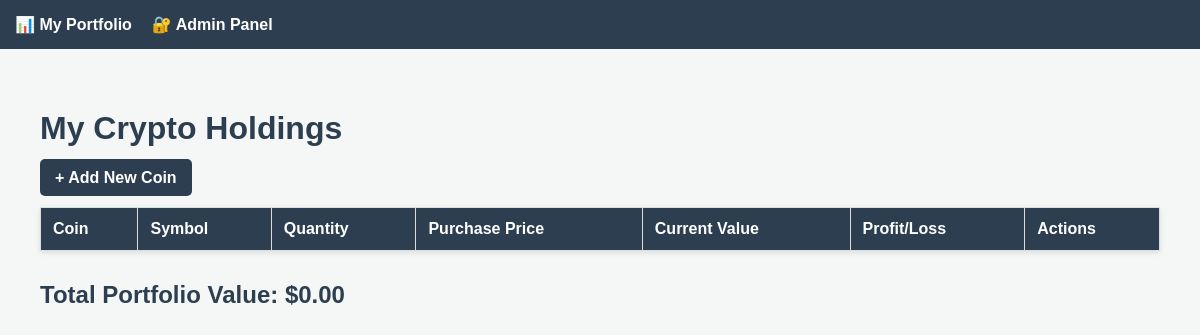
/, run on an earlier commit of the app's database.
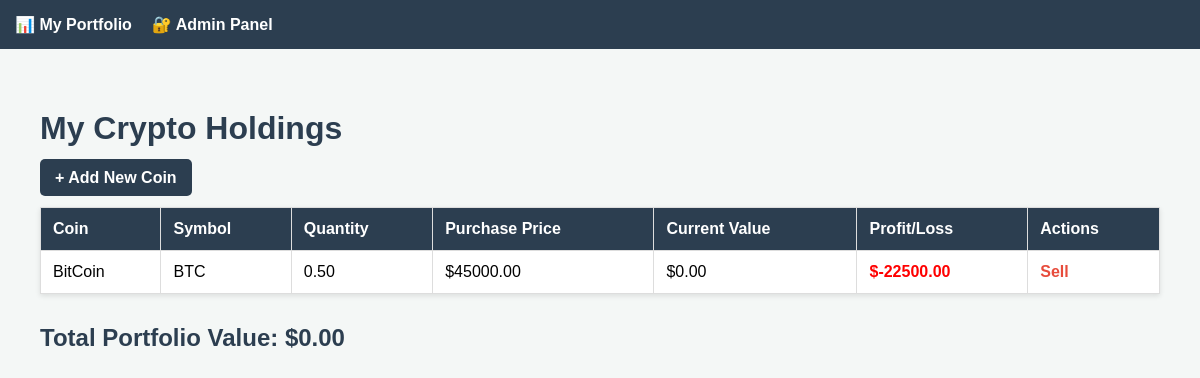
And on a later commit of the database.
### portfolio/models.py (models this page shows, shortened)
class Coin(models.Model):
    name = models.CharField(max_length=100)
    symbol = models.CharField(max_length=10)
    quantity = models.DecimalField(max_digits=20, decimal_places=10)
    price_purchased = models.DecimalField(max_digits=20, decimal_places=2)

### portfolio/views.py (the view)
# urls.py: path('', views.portfolio_list, name='portfolio_list'),
def portfolio_list(request):
    coins = Coin.objects.all()
    url = "https://api.coingecko.com/api/v3/simple/price?ids=bitcoin,ethereum&vs_currencies=usd"
    try:
        response = requests.get(url)
        data = response.json()
        prices = {
            'BTC': data.get('bitcoin', {}).get('usd', 0),
            'ETH': data.get('ethereum', {}).get('usd', 0)
        }
    except:
        prices = {'BTC': 0, 'ETH': 0}
    total_portfolio_value = 0
    for coin in coins:
        live_price = prices.get(coin.symbol.upper(), 0)
        qty = float(coin.quantity)
        bought_at = float(coin.price_purchased)
        coin.current_value = qty * live_price
        coin.profit = coin.current_value - (qty * bought_at)
        total_portfolio_value += coin.current_value
    return render(request, 'portfolio/portfolio_list.html', {
        'coins': coins,
        'total_value': total_portfolio_value
    })

### portfolio/templates/portfolio/portfolio_list.html
{% extends 'portfolio/base.html' %}
{% block content %}
<h1>My Crypto Holdings</h1>
<div style="margin-bottom: 20px;">
    <a href="{% url 'add_coin' %}" style="background-color: #2c3e50; color: white; padding: 10px 15px; text-decoration: none; border-radius: 5px; font-weight: bold;">
        + Add New Coin
    </a>
</div>
<table>
    <thead>
        <tr>
            <th>Coin</th>
            <th>Symbol</th>
            <th>Quantity</th>
            <th>Purchase Price</th>
            <th>Current Value</th>
            <th>Profit/Loss</th>
            <th>Actions</th> </tr>
    </thead>
    <tbody>
        {% for coin in coins %}
        <tr>
            <td>{{ coin.name }}</td>
            <td>{{ coin.symbol }}</td>
            <td>{{ coin.quantity|floatformat:2 }}</td>
            <td>${{ coin.price_purchased }}</td>
            <td>${{ coin.current_value|floatformat:2 }}</td>
            <td class="{% if coin.profit >= 0 %}profit{% else %}loss{% endif %}">
                ${{ coin.profit|floatformat:2 }}
            </td>
            <td>
                <a href="{% url 'delete_coin' coin.pk %}"
                   onclick="return confirm('Are you sure you want to sell/remove this coin?')"
                   style="color: #e74c3c; font-weight: bold; text-decoration: none;">
                   Sell
                </a>
            </td>
        </tr>
        {% endfor %}
    </tbody>
</table>
<div style="margin-top: 30px; font-size: 1.5em; font-weight: bold; color: #2c3e50;">
    Total Portfolio Value: ${{ total_value|floatformat:2 }}
</div>
{% endblock %}

What changed in the data, as far as the page shows it:
added Coin: name "BitCoin", symbol "BTC", quantity "0.50", price_purchased "45000.00", current_value "0.00", profit "-22500.00"
